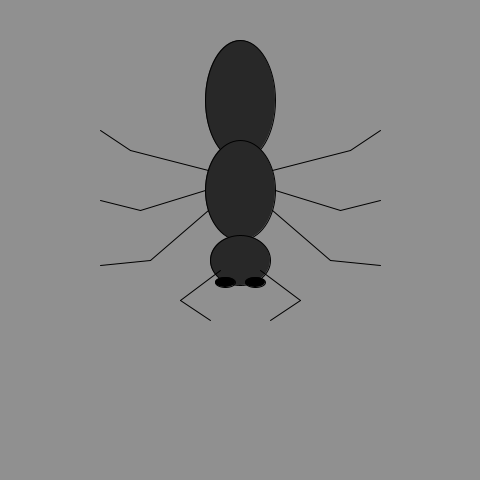
Frame 1 (no input)
Frame 60 (the mouse pressed at the canvas centre just before this capture): identical to frame 1, image omitted
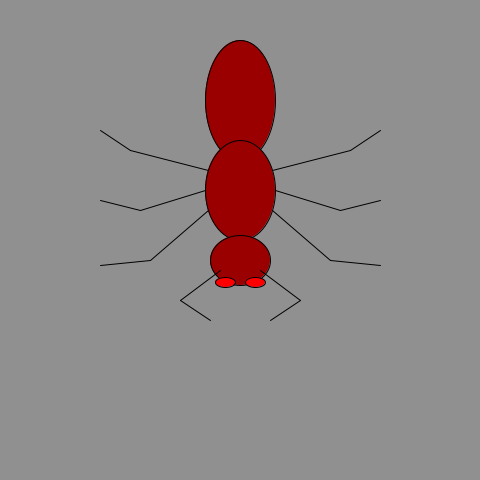
Frame 120 (the mouse held since frame 60 and released just before this capture)

The Processing sketch that drew these frames (run headless with seeded random() and noise(); from frame 60 on, the mouse is pressed at the canvas centre):

// Processing sketch: processing_105611
// ── processing_105611.pde

void setup() {
 size(480,480);
smooth();
}

void draw() {

  background(144,144,144);
  
  if (mousePressed) {
  
     myAngryCreature();
     
     }
  else {
  
      myCalmCreature();
      
    }
   
}

void myAngryCreature() {

  fill(155,0,0);
  
  //Abdomen
  ellipse(mouseX,mouseY - 140,70,120);
  
  //Thorax
  ellipse(mouseX,mouseY - 50,70,100);
  
  //Head
  ellipse(mouseX,mouseY + 20,60,50);
  
  fill(0,0,0);
  
  //Antenna
  line(mouseX + 20,mouseY + 30,mouseX + 60,mouseY + 60);
  
  line(mouseX + 60,mouseY + 60,mouseX + 30,mouseY + 80);
  
  line(mouseX - 20,mouseY + 30,mouseX - 60,mouseY + 60);
  
  line(mouseX - 60,mouseY + 60,mouseX - 30,mouseY + 80);
  
  fill(255,0,0);
  //Eyes
  
  ellipse(mouseX - 15,mouseY + 42,20,10);
  
  ellipse(mouseX + 15,mouseY + 42,20,10);
  
  fill(0);
  
  //Legs
  
  //Middle Legs
  line(mouseX - 35,mouseY - 50,mouseX - 100,mouseY - 30);
  
  line(mouseX - 100,mouseY - 30,mouseX - 140,mouseY - 40);
  
  line(mouseX + 35,mouseY - 50,mouseX + 100,mouseY - 30);
  
  line(mouseX + 100,mouseY - 30,mouseX + 140,mouseY - 40);
  
  //Back Legs
  line(mouseX - 32,mouseY - 70,mouseX - 110,mouseY - 90);
  
  line(mouseX - 110,mouseY - 90,mouseX - 140,mouseY - 110);
  
  line(mouseX + 32,mouseY - 70,mouseX + 110,mouseY - 90);
  
  line(mouseX + 110,mouseY - 90,mouseX + 140,mouseY - 110);
  
  //Front Legs
  
  line (mouseX - 32,mouseY - 30,mouseX - 90,mouseY + 20);
  
  line (mouseX - 90,mouseY + 20,mouseX - 140,mouseY + 25);
  
  line (mouseX + 32,mouseY - 30,mouseX + 90,mouseY + 20);
  
  line (mouseX + 90,mouseY + 20,mouseX + 140,mouseY + 25);
  
  }    
      
void myCalmCreature() {

  fill(40);
  
  //Abdomen
  ellipse(240,100,70,120);
  
  //Thorax
  ellipse(240,190,70,100);
  
  //Head
  ellipse(240,260,60,50);
  
  fill(0,0,0);
  
  //Antenna
  line(260,270,300,300);
  
  line(300,300,270,320);
  
  line(220,270,180,300);
  
  line(180,300,210,320);
  
  //Eyes
  
  ellipse(225,282,20,10);
  
  ellipse(255,282,20,10);
  
  //Legs
  
  //Middle Legs
  line(205,190,140,210);
  
  line(140,210,100,200);
  
  line(275,190,340,210);
  
  line(340,210,380,200);
  
  //Back Legs
  line(208,170,130,150);
  
  line(130,150,100,130);
  
  line(272,170,350,150);
  
  line(350,150,380,130);
  
  //Front Legs
  
  line (208,210,150,260);
  
  line (150,260,100,265);
  
  line (272,210,330,260);
  
  line (330,260,380,265);
  
  }    
